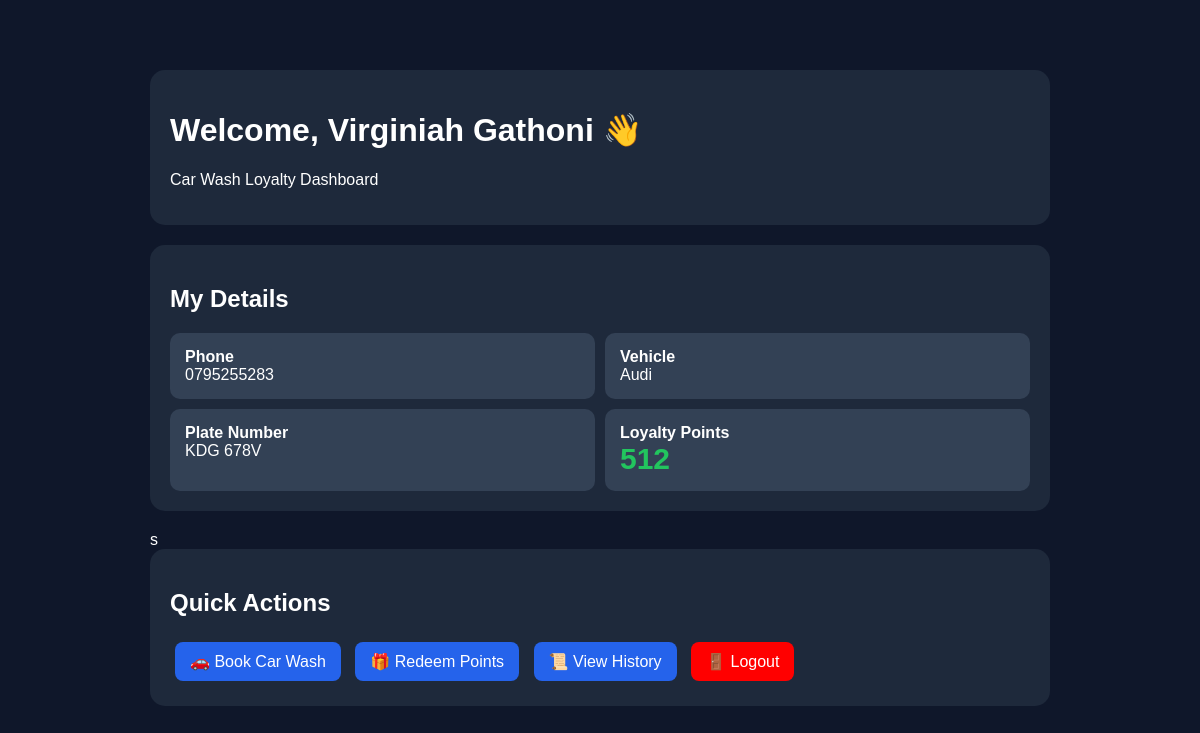
Page /customer-dashboard.php (signed in) on the committed database.
### tables this page shows
CREATE TABLE `customers` (
  `id` int(11) NOT NULL,
  `fullname` varchar(100) DEFAULT NULL,
  `phone` varchar(20) DEFAULT NULL,
  `points` int(11) DEFAULT 0,
  `vehicle` varchar(50) DEFAULT NULL,
  `plate` varchar(20) DEFAULT NULL,
  `password` varchar(255) NOT NULL,
  `total_redeemed` int(11) NOT NULL DEFAULT 0
);

### customer-dashboard.php (the view, shortened to what this page needs)
<?php
include 'db.php';
$id = $_SESSION['customer_id'];
$stmt = $conn->prepare("SELECT id, fullname, phone, vehicle, plate, points FROM customers WHERE id = ?");
$stmt->bind_param("i", $id);
$stmt->execute();
$result = $stmt->get_result();
$customer = $result->fetch_assoc();
?>
<!DOCTYPE html>
<html>
<head>
</head>
<body>
<div class="container">
<div class="card">
    <h1>Welcome, <?php echo htmlspecialchars($customer['fullname']); ?> 👋</h1>
    <p>Car Wash Loyalty Dashboard</p>
</div>
<div class="card">
    <h2>My Details</h2>
    <div class="info">
        <div class="box">
            <strong>Phone</strong><br>
            <?php echo htmlspecialchars($customer['phone']); ?>
        </div>
        <div class="box">
            <strong>Vehicle</strong><br>
            <?php echo htmlspecialchars($customer['vehicle']); ?>
        </div>
        <div class="box">
            <strong>Plate Number</strong><br>
            <?php echo htmlspecialchars($customer['plate']); ?>
        </div>
        <div class="box">
            <strong>Loyalty Points</strong><br>
            <span class="points">
                <?php echo (int)$customer['points']; ?>
            </span>
        </div>
    </div>
</div>
s
<div class="card">
    <h2>Quick Actions</h2>
    <div class="buttons">
        <a href="book-wash.php">🚗 Book Car Wash</a>
        <a href="redeem-points.php">🎁 Redeem Points</a>
        <a href="history.php">📜 View History</a>
        <a href="customer-logout.php" class="logout">🚪 Logout</a>
    </div>
</div>
</div>
</body>
</html>

### customer-dashboard.php (style rules this page uses)
body { font-family:Arial; margin:0; background:#0f172a; color:white; }
.container { max-width:900px; margin:50px auto; padding:20px; }
.card { background:#1e293b; padding:20px; border-radius:15px; margin-bottom:20px; }
.info { display:grid; grid-template-columns:1fr 1fr; gap:10px; }
.box { background:#334155; padding:15px; border-radius:10px; }
.points { font-size:30px; font-weight:bold; color:#22c55e; }
.buttons a { display:inline-block; padding:10px 15px; margin:5px; background:#2563eb; color:white; text-decoration:none; border-radius:8px; transition:0.3s; }
.logout { background:red !important; }

### rows in the picture
customers: fullname "Virginiah Gathoni", phone "0795255283", vehicle "Audi", plate "KDG 678V", points "512"
